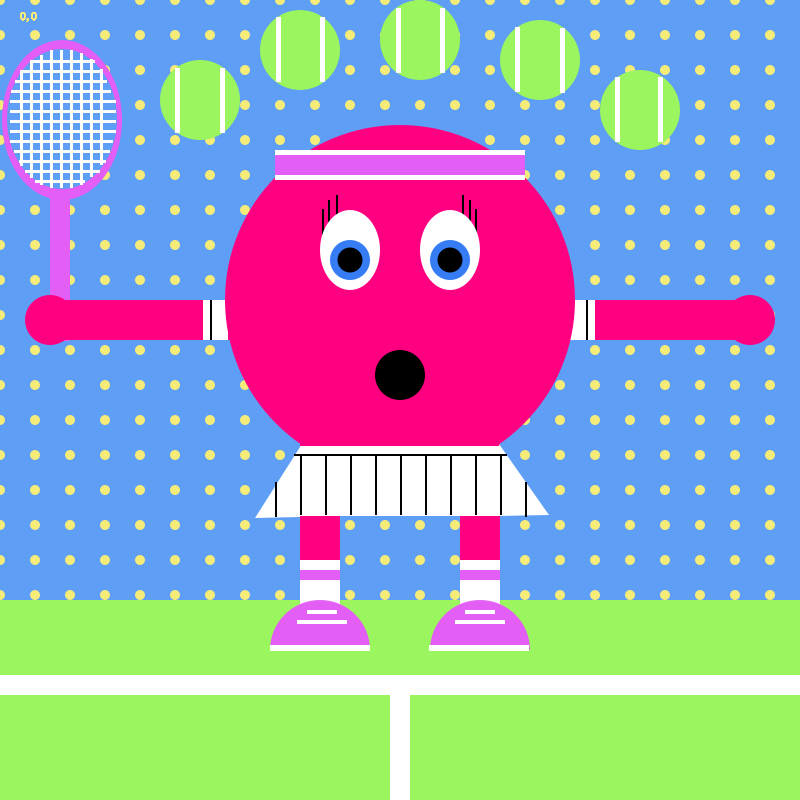
Frame 1 (no input)
Frame 60 (the mouse pressed at the canvas centre just before this capture): identical to frame 1, image omitted
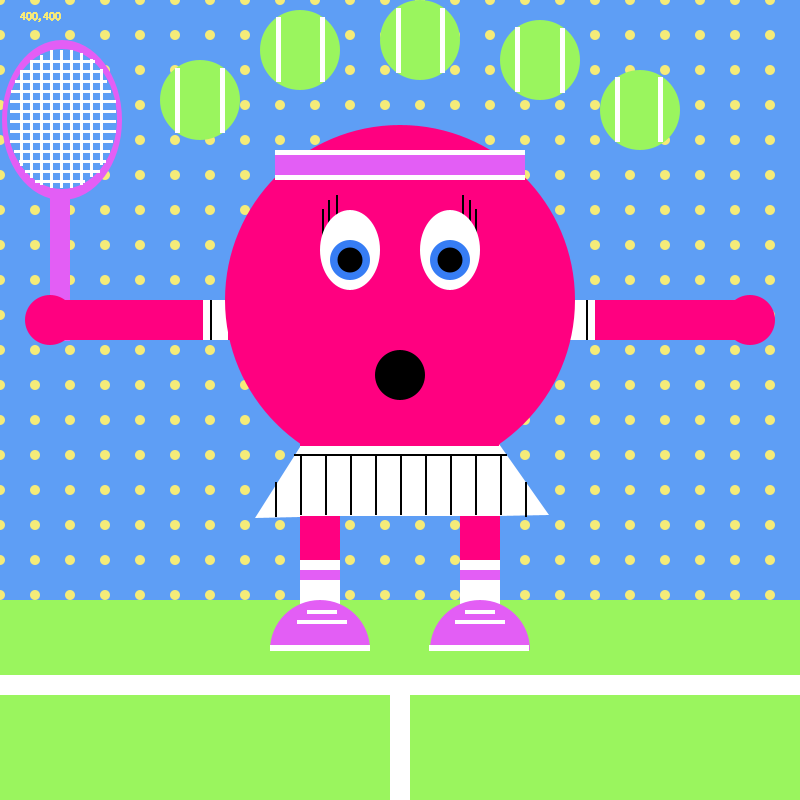
Frame 120 (the mouse held since frame 60 and released just before this capture)

The Processing sketch that drew these frames (run headless with seeded random() and noise(); from frame 60 on, the mouse is pressed at the canvas centre):

// Processing sketch: processing_182885
// ── processing_182885.pde

void setup() {
  size (800,800);
  noStroke();
}
 
void draw() {
  background(94,158,245);
   
  fill(245,235,121);
for (int i = 0 ; i < 101 ; i++) {
  for (int j = 0 ; j < 101 ; j++) {
    ellipse(35*i, 35*j, 10, 10) ;
  text(mouseX + ", " + mouseY, 20, 20);
  }
}

fill(154,245,94);
rect(0,600,800,200);
ellipse(200,100,80,80);
ellipse(300,50,80,80);
ellipse(420,40,80,80);
ellipse(540,60,80,80);
ellipse(640,110,80,80);


fill(#FFFFFF);
rect(0,675,800,20);
rect(390,695,20,120);

fill(#FFFFFF);
rect(175,68,5,65);
rect(220,68,5,65);
rect(276,17,5,65);
rect(320,17,5,65);
rect(396,8,5,65);
rect(440,8,5,65);
rect(515,27,5,65);
rect(560,28,5,65);
rect(615,77,5,65);
rect(658,77,5,65);

fill(227,94,245);
rect(50,166,20,175);
ellipse(62,120,120,160);

fill(255,0,128);
rect(300,440,40,200);
rect(460,440,40,200);
rect(50,300,200,40);
rect(550,300,200,40);

fill(#FFFFFF);
rect(203,300,25,40);
rect(570,300,25,40);

fill(255,0,128);
ellipse(400,300,350,350);
ellipse(50,320,50,50);
ellipse(750,320,50,50);

fill(0);
rect(322,209,2,30);
rect(328,200,2,30);
rect(336,195,2,30);
rect(475,209,2,30);
rect(469,200,2,30);
rect(462,195,2,30);

fill(#FFFFFF);
ellipse(350,250,60,80);
ellipse(450,250,60,80);

fill(54,125,245);
ellipse(350,260,40,40);
ellipse(450,260,40,40);

fill(0);
ellipse(350,260,25,25);
ellipse(450,260,25,25);

fill(#FFFFFF);
rect(300,560,40,50);
rect(460,560,40,50);

fill(227,94,245);
arc(480, 650, 100, 100, PI, TWO_PI);
arc(320, 650, 100, 100, PI, TWO_PI);

fill(0);
ellipse(400,375,50,50);
rect(210,300,2,40);
rect(586,300,2,40);

fill(#FFFFFF);
rect(455,620,50,4);
rect(297,620,50,4);
rect(307,610,30,4);
rect(465,610,30,4);

fill(#FFFFFF);
rect(300,446,200,70);
rect(275,150,250,30);
rect(429,645,100,6);
rect(270,645,100,6); 

fill(0);
rect(325,455,2,60);
rect(350,455,2,60);
rect(375,455,2,60);
rect(400,455,2,60);
rect(425,455,2,60);
rect(450,455,2,60);
rect(475,455,2,60);

fill(94,158,245); 
ellipse(62,119,110,140);

fill(#FFFFFF);
rect(20,70,3,96);
rect(30,60,3,118);
rect(40,55,3,130);
rect(50,50,3,138);
rect(60,50,3,138);
rect(70,50,3,138);
rect(80,53,3,132);
rect(90,59,3,118);
rect(100,69,3,96);
rect(30,60,65,3);
rect(22,70,80,3);
rect(15,80,92,3);
rect(11,90,100,3);
rect(10,100,106,3);
rect(10,110,106,3);
rect(10,120,106,3);
rect(10,130,106,3);
rect(10,140,103,3);
rect(14,150,96,3);
rect(19,160,87,3);
rect(25,170,75,3);
rect(35,180,50,3);

fill(227,94,245); 
rect(275,155,250,20);
rect(460,570,40,10);
rect(300,570,40,10);

fill(#FFFFFF);
triangle(499,444,497,516,549,515);
triangle(300,447,300,517,255,518);

fill(0);
rect(294,454,213,2);
rect(275,482,2,35);
rect(300,455,2,60);
rect(500,455,2,60);
rect(525,482,2,35);

}
